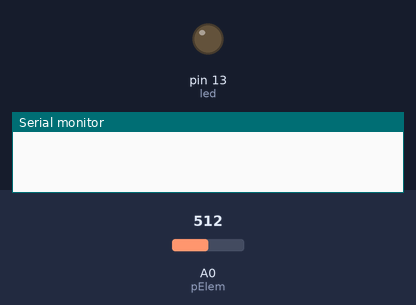
Recording of a sketch running on a simulated Arduino Uno, built with avr-gcc and run on an emulated ATmega328P. Shown: output pins drawn as LEDs (lit = HIGH), the last lines printed to the serial monitor. Dashed ring = blinking. The inputs (shaded band) are chosen by the test bench; at power-on: A0 (pElem) = 512.

Above: at 1.2 s.
1.3 s: A0 (pElem) set to 1013
2.8 s: A0 (pElem) set to 1022
At 3.2 s:
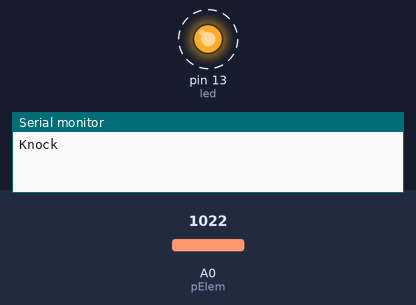
5.8 s: A0 (pElem) set to 900
At 6.5 s:
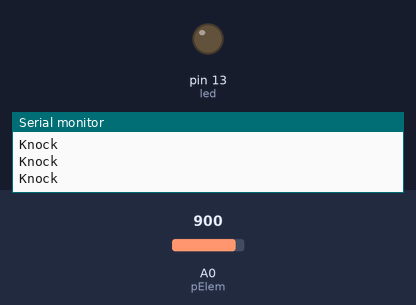
7.3 s: A0 (pElem) set to 1023
At 7.7 s:
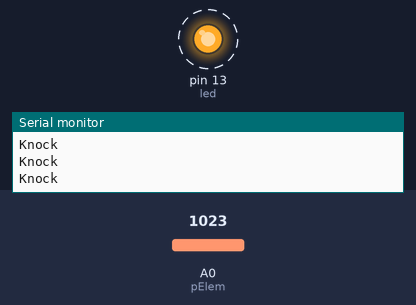
Timing chart, 0 to 11.3 s (numbered marks = the images above; inputs shaded):
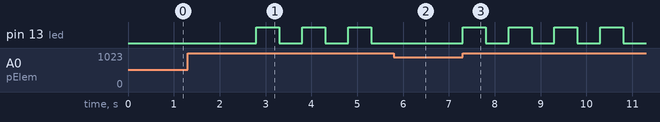

Measured:
- the behaviour switches between 1021 and 1022 on A0 (pElem) (found by bisection; images 0 and 1)
- after the input at 1.3 s, every drawn part: stays the same
- after the input at 2.8 s, pin 13 (led): alternates HIGH for 0.50 s and LOW for 0.50 s, starting at once
- after the input at 5.8 s, pin 13 (led): stays LOW (without the input it goes to HIGH after 0.01 s)
- after the input at 7.3 s, pin 13 (led): alternates HIGH for 0.50 s and LOW for 0.50 s, starting at once

The sketch:

testing_Pelem.ino
```cpp
int led = 13;
int pElem = A0;
int threshold = 1021;

int sensorReading = 0;
int ledState = LOW;

void setup() {
  // put your setup code here, to run once:
  pinMode(led, OUTPUT);
  Serial.begin(9600);
}

void loop() {
  pelement();
}

void pelement(){
  sensorReading = analogRead(pElem);
  static uint32_t lastScoreTime_ms = millis();

  if(sensorReading > threshold && millis()- lastScoreTime_ms > 500){
    ledState = !ledState;

    digitalWrite(led, ledState);

    Serial.println("Knock");
    lastScoreTime_ms = millis();
  }
}
```
